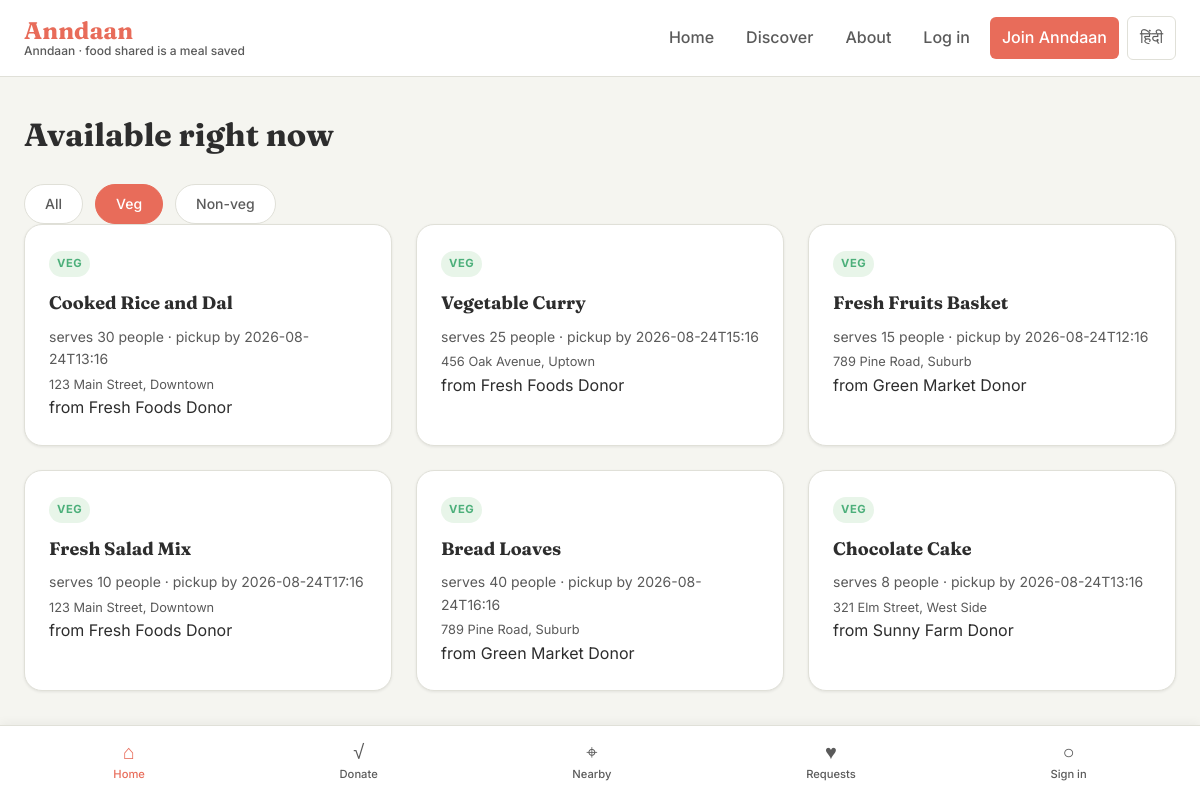
Screenshot of /browse?food_type=veg with the database file from the repository.
### tables this page shows
CREATE TABLE donations (
            id INTEGER PRIMARY KEY AUTOINCREMENT,
            donor_id INTEGER NOT NULL,
            food_item TEXT NOT NULL,
            food_type TEXT NOT NULL,          -- veg / non-veg
            quantity TEXT NOT NULL,           -- e.g. "serves 20"
            pickup_address TEXT NOT NULL,
            expiry_time TEXT NOT NULL,        -- pickup-by, ISO-ish string
            notes TEXT,
            status TEXT NOT NULL DEFAULT 'available',  -- available / claimed / completed
            claimed_by_id INTEGER,
            created_at TEXT NOT NULL,
            claimed_at TEXT,
            expires_at TEXT,                  -- when donation expires
            latitude REAL,                    -- latitude coordinate
            longitude REAL,                   -- longitude coordinate
            FOREIGN KEY (donor_id) REFERENCES users (id),
            FOREIGN KEY (claimed_by_id) REFERENCES users (id)
        );

CREATE TABLE users (
            id INTEGER PRIMARY KEY AUTOINCREMENT,
            name TEXT NOT NULL,
            phone TEXT NOT NULL,
            email TEXT NOT NULL UNIQUE,
            password_hash TEXT NOT NULL,
            role TEXT NOT NULL,               -- donor / ngo
            verified INTEGER DEFAULT 0,       -- 0 = not verified, 1 = verified NGO
            created_at TEXT NOT NULL
        );

### app.py (the view)
@app.route("/browse")
def browse():
    db = get_db()
    food_type = request.args.get("food_type", "")
    query = """
        SELECT donations.*, users.name AS donor_name
        FROM donations JOIN users ON users.id = donations.donor_id
        WHERE status='available'
    """
    params = []
    if food_type in ("veg", "non-veg"):
        query += " AND food_type = ?"
        params.append(food_type)
    query += " ORDER BY donations.created_at DESC"
    donations = db.execute(query, params).fetchall()
    return render_template("browse.html", donations=donations, food_type=food_type)

### app.py (called while the page is built)
def get_db():
    if "db" not in g:
        g.db = sqlite3.connect(DB_PATH)
        g.db.row_factory = sqlite3.Row
    return g.db

def get_current_user():
    if "user_id" not in session:
        return None
    if "user" not in g:
        g.user = get_db().execute(
            "SELECT * FROM users WHERE id = ?", (session["user_id"],)
        ).fetchone()
    return g.user

@app.context_processor
def inject_user():
    return {"current_user": get_current_user()}

@app.before_request
def before_request():
    if 'language' not in session:
        session['language'] = 'en'

def t(key):
    lang = session.get('language', 'en')
    return translations.get(lang, translations['en']).get(key, key)

### templates/browse.html (shortened to what this page needs)
{% extends "base.html" %}
{% block content %}
<section class="browse-page">
  <div class="browse-head">
    <h1>Available right now</h1>
    <div class="filters">
      <a class="filter-chip {% if not food_type %}active{% endif %}" href="{{ url_for('browse') }}">All</a>
      <a class="filter-chip {% if food_type=='veg' %}active{% endif %}" href="{{ url_for('browse', food_type='veg') }}">Veg</a>
      <a class="filter-chip {% if food_type=='non-veg' %}active{% endif %}" href="{{ url_for('browse', food_type='non-veg') }}">Non-veg</a>
    </div>
  </div>
  {% if donations %}
  <div class="card-grid">
    {% for d in donations %}
    <a class="card" href="{{ url_for('donation_detail', donation_id=d['id']) }}">
      <span class="tag tag-{{ d['food_type'] }}">{{ d['food_type'] }}</span>
      <h3>{{ d['food_item'] }}</h3>
      <p class="card-meta">{{ d['quantity'] }} &middot; pickup by {{ d['expiry_time'] }}</p>
      <p class="card-loc">{{ d['pickup_address'] }}</p>
      <p class="card-donor">from {{ d['donor_name'] }}</p>
    </a>
    {% endfor %}
  </div>
  {% endif %}
</section>
{% endblock %}

### static/style.css (style rules this page uses)
* { box-sizing: border-box; margin: 0; padding: 0; }
:root { --color-coral: #e86c5a; --color-coral-dark: #d45a48; --color-green: #4caf7a; --color-green-dark: #3da868; --color-gold: #f4b442; --color-gold-dark: #e0a030; --color-dark: #2d2d2d; --color-medium: #5a5a5a; --color-light: #f5f5f0; --color-white: #ffffff; --color-border: #e0e0d8; --font-heading: 'Fraunces', serif; --font-body: 'Inter', sans-serif; --shadow-sm: 0 1px 3px rgba(0,0,0,0.08); --shadow-md: 0 4px 12px rgba(0,0,0,0.1); --shadow-lg: 0 8px 24px rgba(0,0,0,0.12); --radius-sm: 6px; --radius-md: 12px; --radius-lg: 18px; }
html { font-size: 16px; -webkit-font-smoothing: antialiased; }
body { font-family: var(--font-body); font-size: 1rem; line-height: 1.6; color: var(--color-dark); background: var(--color-light); min-height: 100vh; display: flex; flex-direction: column; }
.card-grid { display: grid; grid-template-columns: repeat(auto-fill, minmax(280px, 1fr)); gap: 1.5rem; }
.card { display: block; text-decoration: none; color: inherit; background: var(--color-white); border-radius: var(--radius-lg); padding: 1.5rem; box-shadow: var(--shadow-sm); border: 1px solid var(--color-border); transition: transform 0.2s, box-shadow 0.2s; }
.tag { display: inline-block; font-size: 0.7rem; font-weight: 700; padding: 0.25rem 0.5rem; border-radius: 999px; text-transform: uppercase; letter-spacing: 0.05em; margin-bottom: 0.75rem; }
.tag-veg { background: #e8f5e9; color: var(--color-green); }
.card h3 { font-family: var(--font-heading); font-size: 1.125rem; margin-bottom: 0.5rem; }
.card-meta { font-size: 0.875rem; color: var(--color-medium); margin-bottom: 0.25rem; }
.card-loc { font-size: 0.8rem; color: var(--color-medium); }
.browse-page h1 { font-family: var(--font-heading); font-size: 2rem; margin-bottom: 1.5rem; }
.filters { display: flex; gap: 0.75rem; flex-wrap: wrap; }
.filter-chip { padding: 0.5rem 1.25rem; border: 1px solid var(--color-border); background: var(--color-white); border-radius: 999px; text-decoration: none; color: var(--color-medium); font-weight: 500; font-size: 0.875rem; transition: all 0.2s; }
.filter-chip:hover, .filter-chip.active { background: var(--color-coral); border-color: var(--color-coral); color: var(--color-white); }

### rows the page displays
donations: food_type "VEG", food_item "Cooked Rice and Dal", quantity "serves 30 people", expiry_time "2026-08-24T13:16", pickup_address "123 Main Street, Downtown", donor_name "Fresh Foods Donor"
donations: food_type "VEG", food_item "Vegetable Curry", quantity "serves 25 people", expiry_time "2026-08-24T15:16", pickup_address "456 Oak Avenue, Uptown", donor_name "Fresh Foods Donor"
donations: food_type "VEG", food_item "Fresh Fruits Basket", quantity "serves 15 people", expiry_time "2026-08-24T12:16", pickup_address "789 Pine Road, Suburb", donor_name "Green Market Donor"
donations: food_type "VEG", food_item "Fresh Salad Mix", quantity "serves 10 people", expiry_time "2026-08-24T17:16", pickup_address "123 Main Street, Downtown", donor_name "Fresh Foods Donor"
donations: food_type "VEG", food_item "Bread Loaves", quantity "serves 40 people", expiry_time "2026-08-24T16:16", pickup_address "789 Pine Road, Suburb", donor_name "Green Market Donor"
donations: food_type "VEG", food_item "Chocolate Cake", quantity "serves 8 people", expiry_time "2026-08-24T13:16", pickup_address "321 Elm Street, West Side", donor_name "Sunny Farm Donor"

### other values shown
{{ t('footer_text') }} "Anndaan · food shared is a meal saved"
{{ t('nav_home') }} "Home"
{{ t('nav_browse') }} "Discover"
{{ t('nav_about') }} "About"
{{ t('nav_login') }} "Log in"
{{ t('nav_register') }} "Join Anndaan"
{{ t('language_hindi') }} "हिंदी"
{{ t('bottom_nav_home') }} "Home"
{{ t('bottom_nav_donate') }} "Donate"
{{ t('bottom_nav_browse') }} "Nearby"
{{ t('bottom_nav_requests') }} "Requests"
{{ 'Profile' if current_user else 'Sign in' }} "Sign in"
